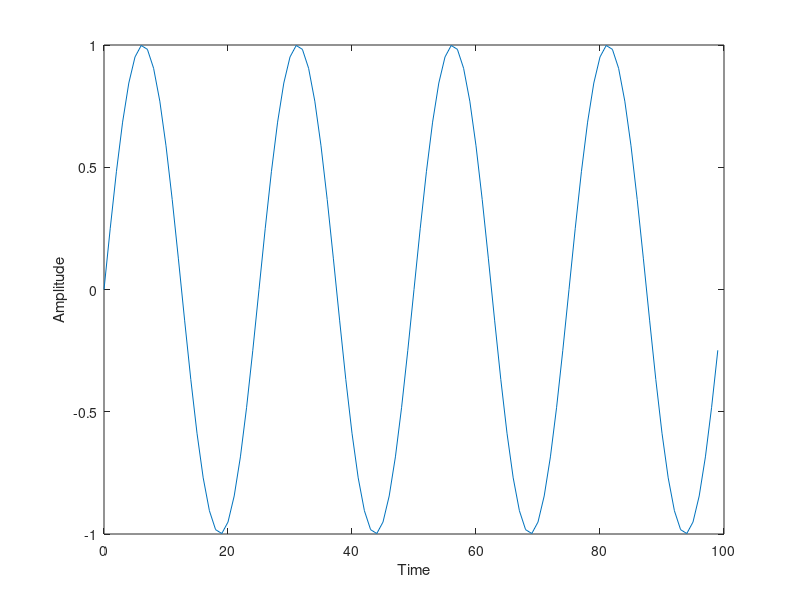

Here is the MATLAB script that generated this plot: (Note: this script raises an error after producing the figure.)
%==================Generating a signal==========================================
ksignal=4;
Bsignal=1;
N=100;
t=0:(N-1);
y1=Bsignal*sin(2*pi*ksignal*t/N);

figure(1);
plot(t,y1);
xlabel('Time');
ylabel('Amplitude');
%================Perform a Fourier Transform====================================
[A,B,ks,ts]=fourier(y1,t);

figure(2);
plot(ks,A);
xlabel('Frequency');
ylabel('Amplitude');
axis([0 50 -0.1 .6]);

figure(3);
plot(ks,B);
xlabel('Frequency');
ylabel('Amplitude');
%===============Perform an Inverse Fourier Transform============================
[y1_recon]=inv_fourier(A,B,t);

figure(4);
plot(t,y1_recon,t,y1);
xlabel('Time');
ylabel('Amplitude');

%--Comparing the difference between the original and reconstructed signals------
diff=abs(y1-y1_recon);
avg_diff=mean(diff);
disp(avg_diff);
